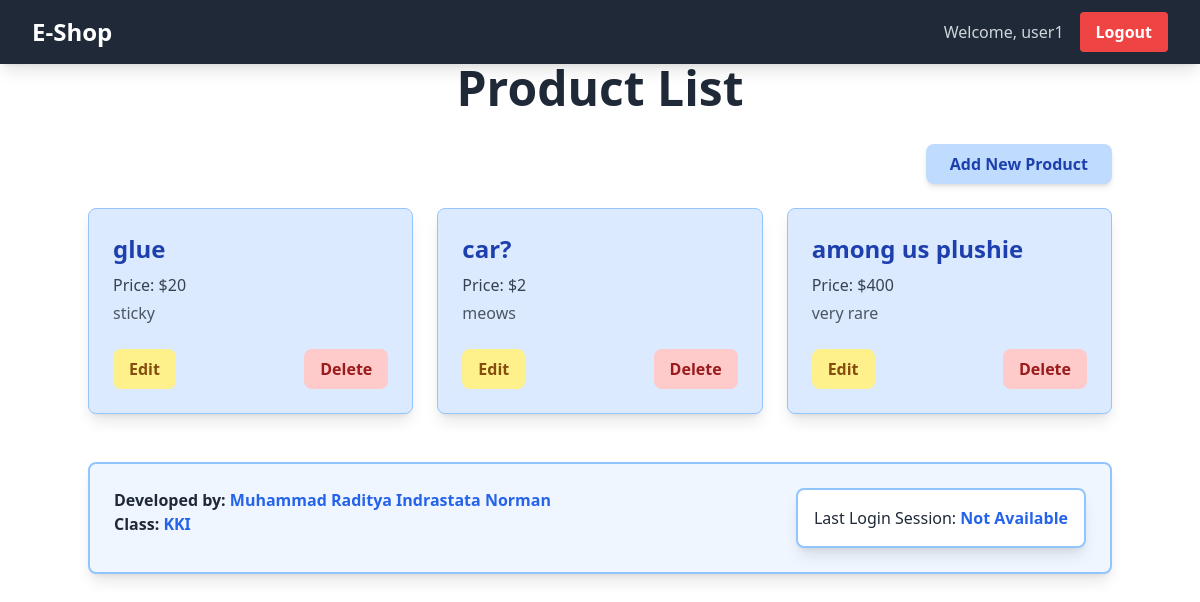
The app's page / (signed in), older data.
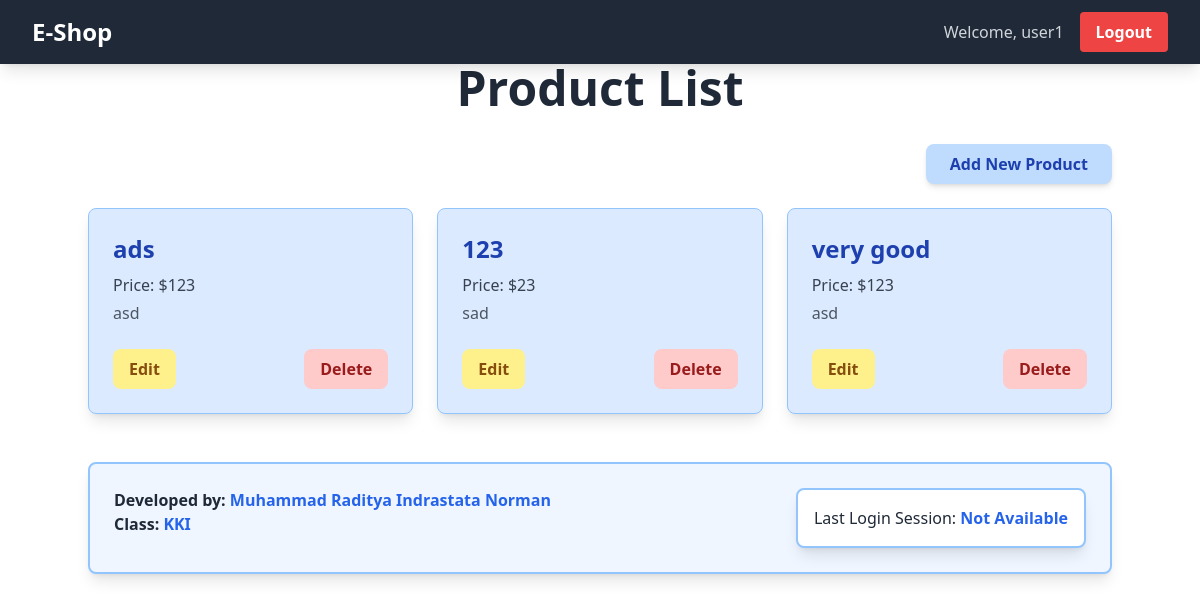
The same page, newer data.
### main/models.py (models this page shows, shortened)
class Product(models.Model):
    id = models.UUIDField(primary_key=True, default=uuid.uuid4, editable=False)  # Add this line
    name = models.CharField(max_length=255)
    price = models.IntegerField()
    description = models.TextField()
    user = models.ForeignKey(User, on_delete=models.CASCADE)

### main/views.py (the view)
# urls.py: 2. Add a URL to urlpatterns:  path('', views.home, name='home')
@login_required
def home(request):
    products = Product.objects.filter(user=request.user)  # Show only user's products
    context = {
        'app_name': 'E-Commerce App',
        'developer_name': 'Muhammad Raditya Indrastata Norman',
        'class_name': 'KKI',
        'products': products,  # Pass filtered products
        'username': request.user.username,  # Pass the logged-in user's username
        'last_login': request.COOKIES.get('last_login', 'Not Available'),  # Pass last login cookie
    }
    return render(request, 'home.html', context)

### main/templates/home.html (shortened to what this page needs)
{% extends 'base.html' %}
{% load static %}
{% block content %}
  <h1 class="text-5xl font-bold text-center text-gray-800 mb-8">Product List</h1>
  <div class="flex justify-end mb-6">
    <button onclick="showModal()" class="bg-blue-200 hover:bg-blue-300 text-blue-800 font-bold py-2 px-6 rounded-lg transition duration-300 shadow-md">
      Add New Product
    </button>
  </div>
  <div id="product-list" class="grid grid-cols-1 sm:grid-cols-2 lg:grid-cols-3 gap-6">
    {% if products %}
      {% for product in products %}
        <div class="bg-blue-100 shadow-lg rounded-lg p-6 transform transition duration-300 hover:scale-105 hover:shadow-xl border border-blue-300">
          <h2 class="text-2xl font-bold text-blue-800">{{ product.name }}</h2>
          <p class="text-gray-700 mt-2">Price: ${{ product.price }}</p>
          <p class="text-gray-600 mt-1">{{ product.description }}</p>
          <div class="mt-6 flex justify-between">
            <a href="{% url 'edit_product' product.pk %}" class="bg-yellow-200 hover:bg-yellow-300 text-yellow-800 font-bold py-2 px-4 rounded-lg transition duration-300">
              Edit
            </a>
            <a href="{% url 'delete_product' product.pk %}" class="bg-red-200 hover:bg-red-300 text-red-800 font-bold py-2 px-4 rounded-lg transition duration-300">
              Delete
            </a>
          </div>
        </div>
      {% endfor %}
    {% else %}
      <div class="flex flex-col items-center justify-center min-h-[24rem] no-products-message">
        <img src="{% static 'image/as.gif' %}" alt="No products" class="w-32 h-32 mb-4"/>
        <p class="text-center text-gray-600">No products available.</p>
      </div>
    {% endif %}
  </div>
  <div class="mt-12 flex items-start justify-between bg-blue-50 border-2 border-blue-300 rounded-lg p-6 shadow-lg">
    <div>
      <p class="text-gray-800 font-semibold">Developed by: <span class="font-bold text-blue-600">{{ developer_name }}</span></p>
      <p class="text-gray-800 font-semibold">Class: <span class="font-bold text-blue-600">{{ class_name }}</span></p>
    </div>
    <div class="ml-4 bg-white border-2 border-blue-300 rounded-lg p-4 shadow-lg">
      <p class="text-gray-800">Last Login Session: <span class="font-bold text-blue-600">{{ last_login }}</span></p>
    </div>
  </div>
{% endblock %}

### templates/base.html (shortened to what this page needs)
<!DOCTYPE html>
<html lang="en">
<head>
  {% load static %}
  <script src="https://cdn.tailwindcss.com"></script>
  <link rel="stylesheet" href="{% static 'css/global.css' %}">
</head>
<body>
  {% include 'navbar.html' %}
  <div class="container mx-auto pt-16">
    {% block content %}
    {% endblock %}
  </div>
</body>
</html>

### templates/navbar.html (shortened to what this page needs)
<nav class="bg-gray-800 shadow-lg fixed top-0 left-0 z-40 w-screen">
    <div class="max-w-7xl mx-auto px-4 sm:px-6 lg:px-8">
      <div class="flex items-center justify-between h-16">
        <div class="flex items-center">
          <h1 class="text-2xl font-bold text-center text-white">E-Shop</h1>
        </div>
        <div class="hidden md:flex items-center">
          {% if user.is_authenticated %}
            <span class="text-gray-300 mr-4">Welcome, {{ user.username }}</span>
            <a href="{% url 'logout' %}" class="text-center bg-red-500 hover:bg-red-600 text-white font-bold py-2 px-4 rounded transition duration-300">
              Logout
            </a>
          {% endif %}
        </div>
      </div>
    </div>
</nav>

Row changes from the older to the newer data that the page shows:
removed Product: name "glue", price "20", description "sticky"
removed Product: name "car?", price "2", description "meows"
removed Product: name "among us plushie", price "400", description "very rare"
added Product: name "ads", price "123", description "asd"
added Product: name "123", price "23", description "sad"
added Product: name "very good", price "123", description "asd"
